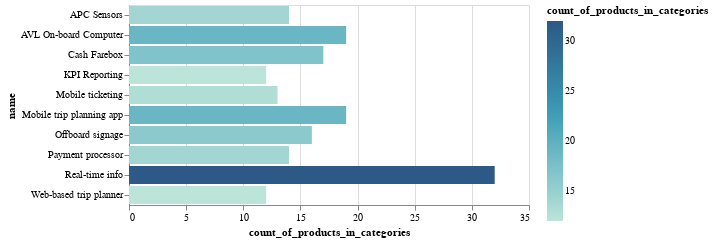

Source (notebook cell):
### Code cell
bar_chart(most_saturated_category, "count_of_products_in_categories", "name")

### Figure 1 — Vega-Lite specification as saved in the notebook (floating-point values rounded to 4 significant figures)
{"config": {"view": {"continuousWidth": 400, "continuousHeight": 300}}, "data": {"name": "data-ee0cfcb5dc2f053bdf9ce5424d3dab8e"}, "mark": "bar", "encoding": {"color": {"field": "count_of_products_in_categories", "scale": {"scheme": "tealblues"}, "type": "quantitative"}, "x": {"field": "count_of_products_in_categories", "type": "quantitative"}, "y": {"field": "name", "type": "nominal"}}, "$schema": "https://vega.github.io/schema/vega-lite/v4.17.0.json", "datasets": {"data-ee0cfcb5dc2f053bdf9ce5424d3dab8e": [{"name": "Real-time info", "count_of_products_in_categories": 32.0}, {"name": "Mobile trip planning app", "count_of_products_in_categories": 19.0}, {"name": "AVL On-board Computer", "count_of_products_in_categories": 19.0}, {"name": "Cash Farebox", "count_of_products_in_categories": 17.0}, {"name": "Offboard signage", "count_of_products_in_categories": 16.0}, {"name": "APC Sensors", "count_of_products_in_categories": 14.0}, {"name": "Payment processor", "count_of_products_in_categories": 14.0}, {"name": "Mobile ticketing", "count_of_products_in_categories": 13.0}, {"name": "KPI Reporting", "count_of_products_in_categories": 12.0}, {"name": "Web-based trip planner", "count_of_products_in_categories": 12.0}]}}
